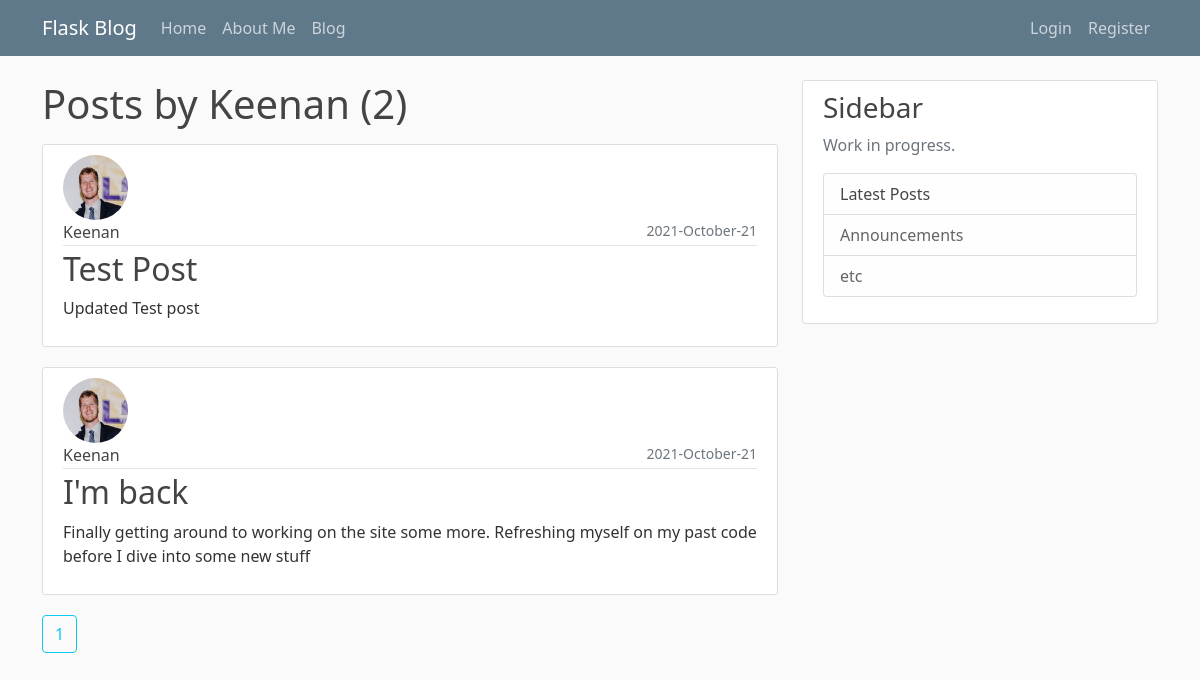
Page /user/Keenan on the earlier database version.
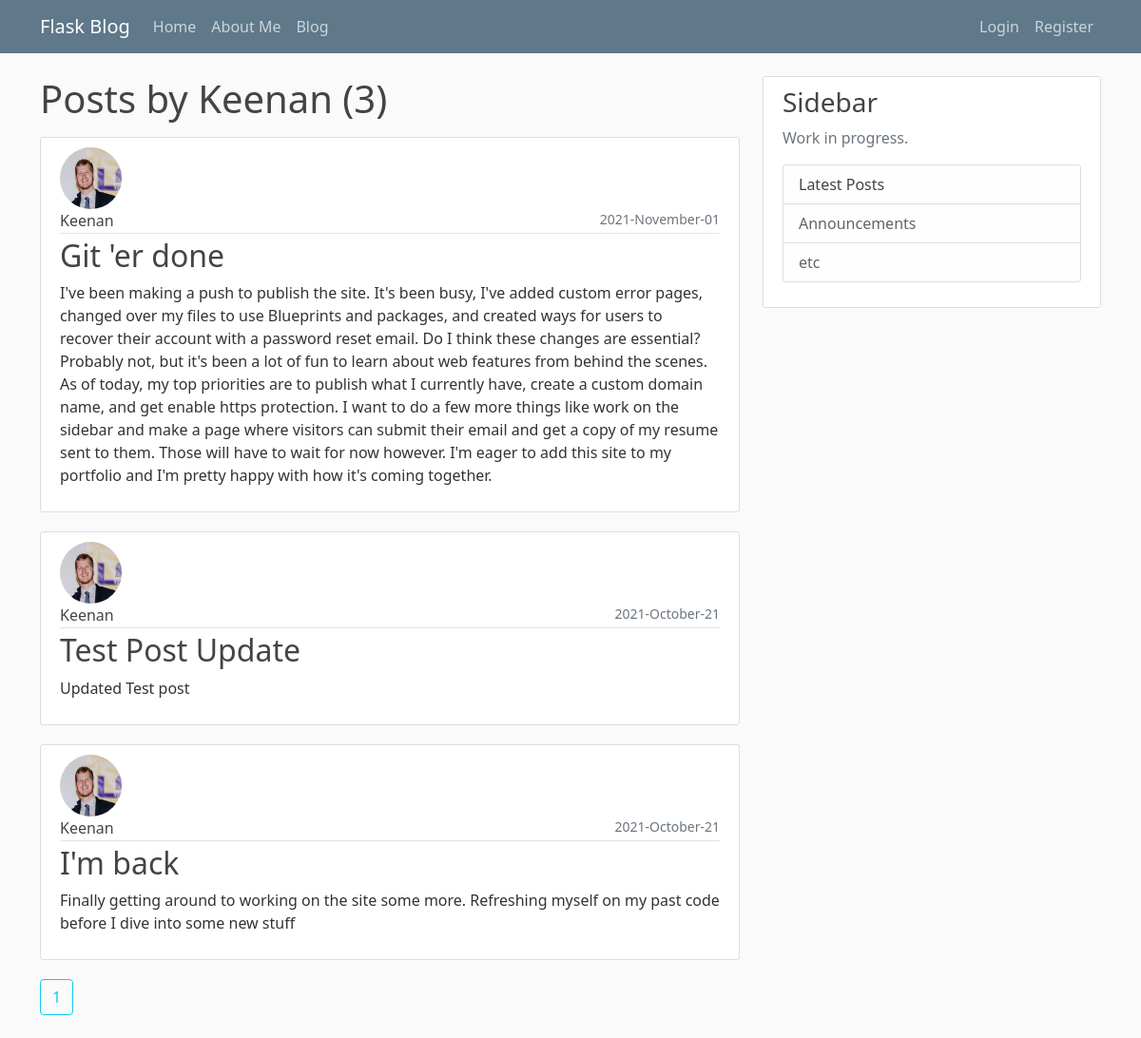
Same page on the later database version.
### flaskblog/models.py (models this page shows, shortened)
class Post(db.Model):
    id = db.Column(db.Integer, primary_key=True)
    title = db.Column(db.String(100), nullable=False)
    date_posted = db.Column(db.DateTime, nullable=False, default=datetime.utcnow)
    content = db.Column(db.Text, nullable=False)
    user_id = db.Column(db.Integer, db.ForeignKey('user.id'), nullable=False)

class User(db.Model, UserMixin):
    id = db.Column(db.Integer, primary_key=True)
    username = db.Column(db.String(20), unique=True, nullable=False)
    email = db.Column(db.String(120), unique=True, nullable=False)
    image_file = db.Column(db.String(20), nullable=False, default='default.jpg')
    password = db.Column(db.String(60), nullable=False)
    posts = db.relationship('Post', backref='author', lazy=True)

### flaskblog/users/routes.py (the view)
@users.route("/user/<string:username>")
def user_posts(username):
    page = request.args.get('page', 1, type=int)
    user = User.query.filter_by(username=username).first_or_404()
    posts = Post.query.filter_by(author=user)\
        .order_by(Post.date_posted.desc())\
        .paginate(page=page, per_page=5)
    return render_template('user_posts.html', posts=posts, user=user)

### flaskblog/templates/user_posts.html (shortened to what this page needs)
{% extends 'index.html' %}
{% block content %}
  <h1 class="mb-3"> Posts by {{ user.username }} ({{ posts.total }})</h1>
    {% for post in posts.items %}
        <article class="media content-section">
            <img class="rounded-circle article-img" src="{{ url_for('static', filename='profile_pic/' + post.author.image_file)}}">
            <div class="media-body">
              <div class="article-metadata">
                <a class="article-title mr-2" href="{{ url_for('users.user_posts', username=post.author.username) }}">{{ post.author.username }}</a>
                <small class="text-muted float-end">{{ post.date_posted.strftime('%Y-%B-%d') }}</small>
              </div>
              <h2><a class="article-title" href="{{ url_for('posts.post', post_id=post.id) }}">{{ post.title }}</a></h2>
              <p class="article-content">{{ post.content }}</p>
            </div>
        </article>
    {% endfor %}
    {% for page_num in posts.iter_pages(left_edge=1, right_edge=1, left_current=1, right_current=2) %}
      {% if page_num %}
        {% if posts.page == page_num %}
          <a class="btn btn-outline-info mb-4" href="{{ url_for('users.user_posts', username=user.username, page=page_num) }}"> {{ page_num }} </a>
        {% else %}
          <a class="btn btn-info mb-4" href="{{ url_for('users.user_posts', username=user.username, page=page_num) }}"> {{ page_num }} </a>
        {% endif %}
      {% endif %}
    {% endfor %}
{% endblock content%}

Differences in the rows shown:
now on this page (row edited): Post: image_file (picture), author.username "Keenan", date_posted "2021-November-01", title "Git 'er done", content "I've been making a push to publish the site. It's been busy, I've added custom error pages, changed over my files to use Blueprints and packages, and created ways for users to recover their account with a password reset email. Do I think these changes are essential? Probably not, but it's been a lot of fun to learn about web features from behind the scenes. As of today, my top priorities are to publish what I currently have, create a custom domain name, and get enable https protection. I want to do a few more things like work on the sidebar and make a page where visitors can submit their email and get a copy of my resume sent to them. Those will have to wait for now however. I'm eager to…"
changed Post "Updated Test post": title "Test Post" → "Test Post Update"
Other differences:
{{ posts.total }}: "2" → "3"
